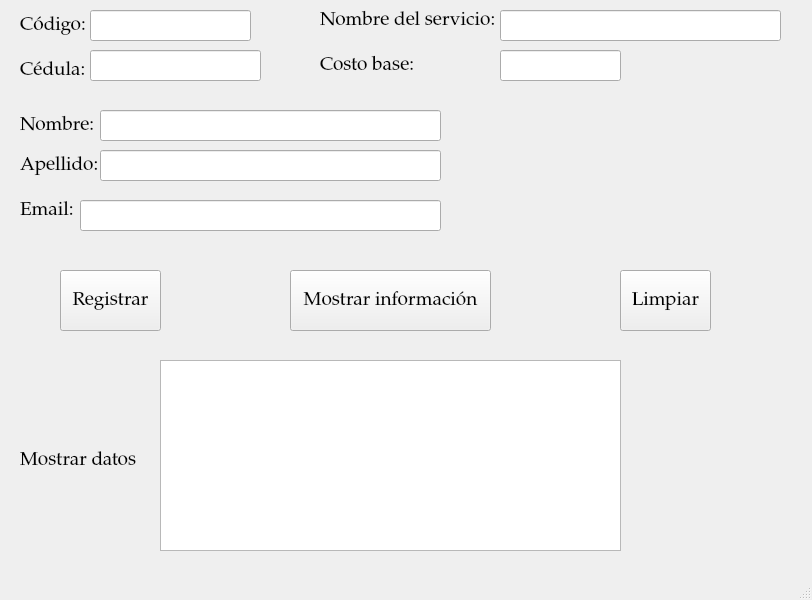
<?xml version="1.0" encoding="UTF-8"?>
<ui version="4.0">
 <class>MainWindow</class>
 <widget class="QMainWindow" name="MainWindow">
  <property name="geometry">
   <rect>
    <x>0</x>
    <y>0</y>
    <width>812</width>
    <height>600</height>
   </rect>
  </property>
  <property name="windowTitle">
   <string>MainWindow</string>
  </property>
  <widget class="QWidget" name="centralwidget">
   <widget class="QLabel" name="lbl_codigo">
    <property name="geometry">
     <rect>
      <x>20</x>
      <y>10</y>
      <width>71</width>
      <height>31</height>
     </rect>
    </property>
    <property name="font">
     <font>
      <family>Palatino Linotype</family>
      <pointsize>14</pointsize>
     </font>
    </property>
    <property name="tabletTracking">
     <bool>true</bool>
    </property>
    <property name="text">
     <string>Código:</string>
    </property>
   </widget>
   <widget class="QLabel" name="lbl_servicio_nombre">
    <property name="geometry">
     <rect>
      <x>320</x>
      <y>0</y>
      <width>191</width>
      <height>41</height>
     </rect>
    </property>
    <property name="font">
     <font>
      <family>Palatino Linotype</family>
      <pointsize>14</pointsize>
     </font>
    </property>
    <property name="text">
     <string>Nombre del servicio:</string>
    </property>
   </widget>
   <widget class="QLabel" name="lbl_costo_base">
    <property name="geometry">
     <rect>
      <x>320</x>
      <y>50</y>
      <width>121</width>
      <height>31</height>
     </rect>
    </property>
    <property name="font">
     <font>
      <family>Palatino Linotype</family>
      <pointsize>14</pointsize>
     </font>
    </property>
    <property name="text">
     <string>Costo base:</string>
    </property>
   </widget>
   <widget class="QLabel" name="lbl_nombre">
    <property name="geometry">
     <rect>
      <x>20</x>
      <y>110</y>
      <width>91</width>
      <height>31</height>
     </rect>
    </property>
    <property name="font">
     <font>
      <family>Palatino Linotype</family>
      <pointsize>14</pointsize>
     </font>
    </property>
    <property name="text">
     <string>Nombre:</string>
    </property>
   </widget>
   <widget class="QLineEdit" name="txt_codigo">
    <property name="geometry">
     <rect>
      <x>90</x>
      <y>10</y>
      <width>161</width>
      <height>31</height>
     </rect>
    </property>
    <property name="font">
     <font>
      <family>Palatino Linotype</family>
      <pointsize>12</pointsize>
     </font>
    </property>
    <property name="maxLength">
     <number>5</number>
    </property>
   </widget>
   <widget class="QLineEdit" name="txt_servicio_nombre">
    <property name="geometry">
     <rect>
      <x>500</x>
      <y>10</y>
      <width>281</width>
      <height>31</height>
     </rect>
    </property>
    <property name="font">
     <font>
      <family>Palatino Linotype</family>
      <pointsize>12</pointsize>
     </font>
    </property>
    <property name="maxLength">
     <number>30</number>
    </property>
   </widget>
   <widget class="QLineEdit" name="txt_costo_base">
    <property name="geometry">
     <rect>
      <x>500</x>
      <y>50</y>
      <width>121</width>
      <height>31</height>
     </rect>
    </property>
    <property name="font">
     <font>
      <family>Palatino Linotype</family>
      <pointsize>12</pointsize>
     </font>
    </property>
    <property name="maxLength">
     <number>4</number>
    </property>
   </widget>
   <widget class="QLineEdit" name="txt_nombre">
    <property name="geometry">
     <rect>
      <x>100</x>
      <y>110</y>
      <width>341</width>
      <height>31</height>
     </rect>
    </property>
    <property name="font">
     <font>
      <family>Palatino Linotype</family>
      <pointsize>12</pointsize>
     </font>
    </property>
    <property name="maxLength">
     <number>60</number>
    </property>
   </widget>
   <widget class="QPushButton" name="btn_registrar">
    <property name="geometry">
     <rect>
      <x>60</x>
      <y>270</y>
      <width>101</width>
      <height>61</height>
     </rect>
    </property>
    <property name="font">
     <font>
      <family>Palatino Linotype</family>
      <pointsize>14</pointsize>
     </font>
    </property>
    <property name="text">
     <string>Registrar</string>
    </property>
   </widget>
   <widget class="QPushButton" name="btn_limpiar">
    <property name="geometry">
     <rect>
      <x>620</x>
      <y>270</y>
      <width>91</width>
      <height>61</height>
     </rect>
    </property>
    <property name="font">
     <font>
      <family>Palatino Linotype</family>
      <pointsize>14</pointsize>
     </font>
    </property>
    <property name="text">
     <string>Limpiar</string>
    </property>
   </widget>
   <widget class="QPushButton" name="btn_mostrar_informacion">
    <property name="geometry">
     <rect>
      <x>290</x>
      <y>270</y>
      <width>201</width>
      <height>61</height>
     </rect>
    </property>
    <property name="font">
     <font>
      <family>Palatino Linotype</family>
      <pointsize>14</pointsize>
     </font>
    </property>
    <property name="text">
     <string>Mostrar información</string>
    </property>
   </widget>
   <widget class="QLabel" name="lbl_mostrar_datos">
    <property name="geometry">
     <rect>
      <x>20</x>
      <y>440</y>
      <width>121</width>
      <height>41</height>
     </rect>
    </property>
    <property name="font">
     <font>
      <family>Palatino Linotype</family>
      <pointsize>14</pointsize>
     </font>
    </property>
    <property name="text">
     <string>Mostrar datos</string>
    </property>
   </widget>
   <widget class="QTextEdit" name="txt_resultado">
    <property name="geometry">
     <rect>
      <x>160</x>
      <y>360</y>
      <width>461</width>
      <height>191</height>
     </rect>
    </property>
    <property name="font">
     <font>
      <family>Palatino Linotype</family>
      <pointsize>12</pointsize>
     </font>
    </property>
   </widget>
   <widget class="QLabel" name="lbl_apellido">
    <property name="geometry">
     <rect>
      <x>20</x>
      <y>150</y>
      <width>81</width>
      <height>31</height>
     </rect>
    </property>
    <property name="font">
     <font>
      <family>Palatino Linotype</family>
      <pointsize>14</pointsize>
     </font>
    </property>
    <property name="text">
     <string>Apellido:</string>
    </property>
   </widget>
   <widget class="QLabel" name="lbl_email">
    <property name="geometry">
     <rect>
      <x>20</x>
      <y>200</y>
      <width>71</width>
      <height>21</height>
     </rect>
    </property>
    <property name="font">
     <font>
      <family>Palatino Linotype</family>
      <pointsize>14</pointsize>
     </font>
    </property>
    <property name="text">
     <string>Email:</string>
    </property>
   </widget>
   <widget class="QLabel" name="label">
    <property name="geometry">
     <rect>
      <x>20</x>
      <y>60</y>
      <width>71</width>
      <height>21</height>
     </rect>
    </property>
    <property name="font">
     <font>
      <family>Palatino Linotype</family>
      <pointsize>14</pointsize>
     </font>
    </property>
    <property name="text">
     <string>Cédula:</string>
    </property>
   </widget>
   <widget class="QLineEdit" name="txt_cedula_2">
    <property name="geometry">
     <rect>
      <x>90</x>
      <y>50</y>
      <width>171</width>
      <height>31</height>
     </rect>
    </property>
    <property name="font">
     <font>
      <family>Palatino Linotype</family>
      <pointsize>12</pointsize>
     </font>
    </property>
   </widget>
   <widget class="QLineEdit" name="txt_apellido">
    <property name="geometry">
     <rect>
      <x>100</x>
      <y>150</y>
      <width>341</width>
      <height>31</height>
     </rect>
    </property>
    <property name="font">
     <font>
      <family>Palatino Linotype</family>
      <pointsize>12</pointsize>
     </font>
    </property>
   </widget>
   <widget class="QLineEdit" name="txt_email">
    <property name="geometry">
     <rect>
      <x>80</x>
      <y>200</y>
      <width>361</width>
      <height>31</height>
     </rect>
    </property>
    <property name="font">
     <font>
      <family>Palatino Linotype</family>
      <pointsize>12</pointsize>
     </font>
    </property>
   </widget>
  </widget>
  <widget class="QMenuBar" name="menubar">
   <property name="geometry">
    <rect>
     <x>0</x>
     <y>0</y>
     <width>812</width>
     <height>21</height>
    </rect>
   </property>
  </widget>
  <widget class="QStatusBar" name="statusbar"/>
 </widget>
 <resources/>
 <connections/>
</ui>
